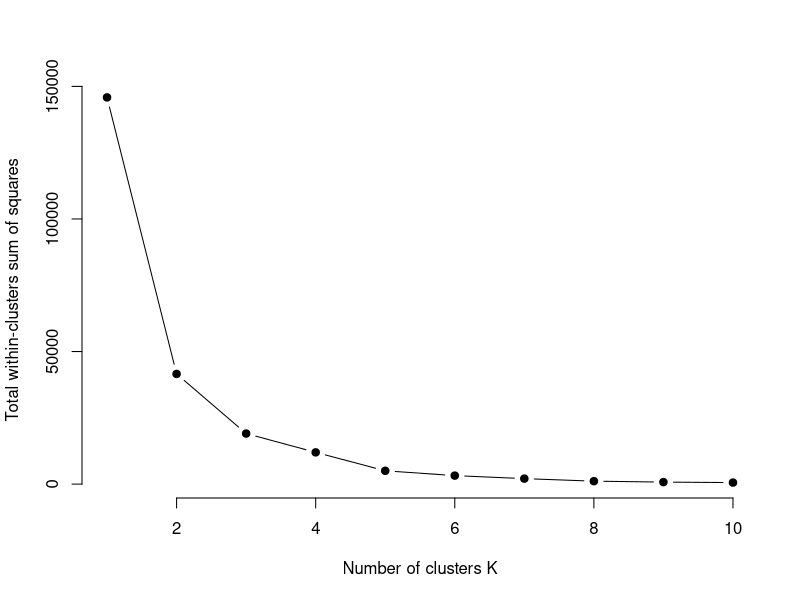

Write R code to recreate this figure. (Note: this script raises an error after producing the figure.)
# unlabeled dataset

# load the dataset
data(mtcars)

# specify columns to consider for clustering
mtcars <- mtcars[, c("qsec", "hp", "wt")]

# convert the DataFrame to a matrix (neede for calculation)
cars_matrix <- as.matrix(mtcars)


# find optimal number of cluster
set.seed(123)

max_k <- 10

tries <- sapply(1:max_k, 
                function(k){kmeans(cars_matrix, k, 
                                   nstart=50)$tot.withinss})

tries

plot(x=1:max_k, 
     y=tries,
     type="b", pch = 19, frame = FALSE, 
     xlab="Number of clusters K",
     ylab="Total within-clusters sum of squares")


# create k-means with optimal number of k's
kmeans_model <- kmeans(cars_matrix, 3)

# show cluster_centers
kmeans_model$centers

# add the clusters to the dataset
mtcars_subset$segment <- kmeans_model$cluster
